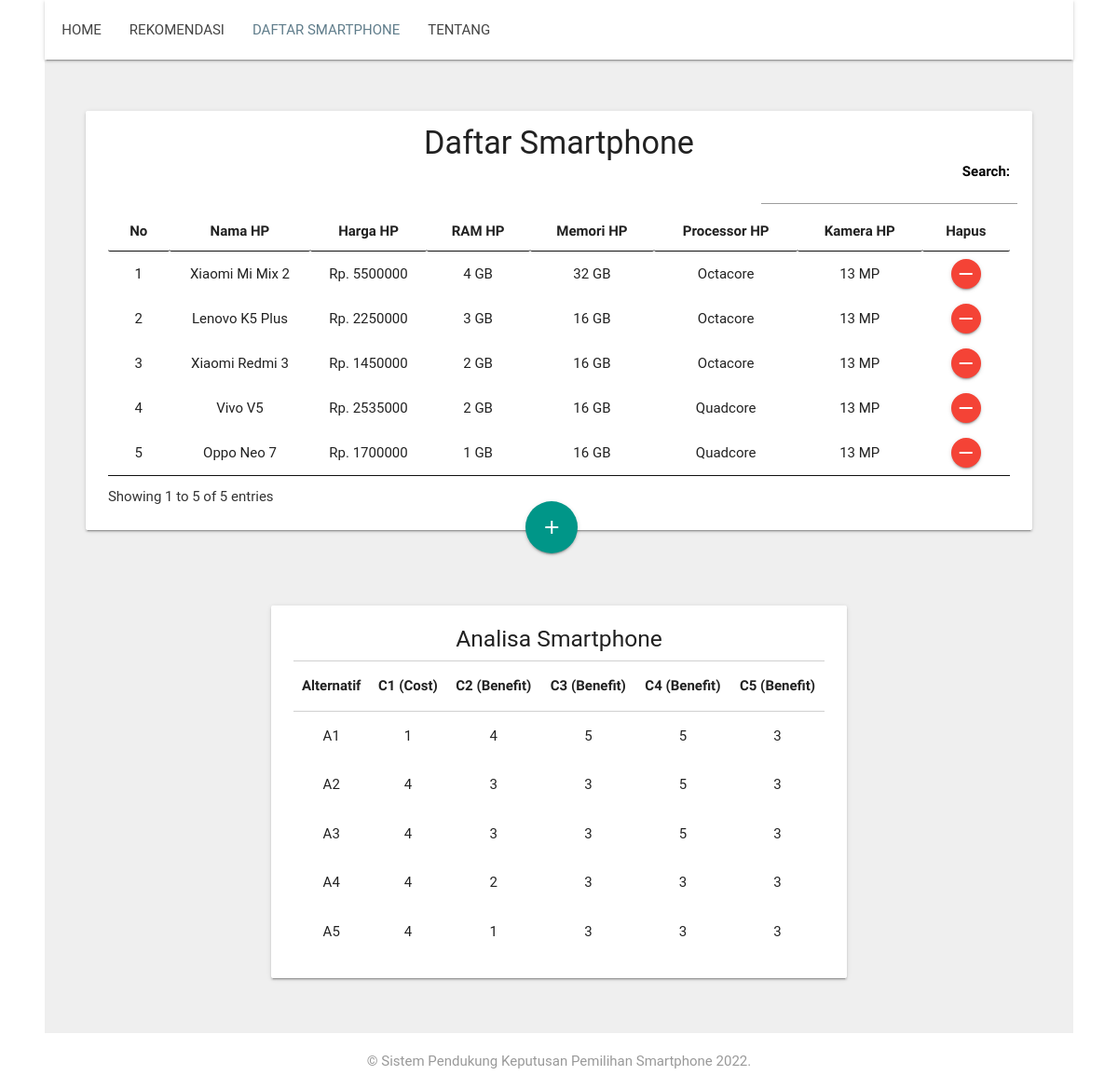
/daftar_hp.php, run on the app's committed database.
### tables this page shows
CREATE TABLE `data_hp` (
  `id_hp` int(4) NOT NULL,
  `nama_hp` varchar(256) NOT NULL,
  `harga_hp` varchar(64) NOT NULL,
  `ram_hp` varchar(64) NOT NULL,
  `memori_hp` varchar(64) NOT NULL,
  `processor_hp` varchar(64) NOT NULL,
  `kamera_hp` varchar(64) NOT NULL,
  `harga_angka` varchar(64) NOT NULL,
  `ram_angka` varchar(64) NOT NULL,
  `memori_angka` varchar(64) NOT NULL,
  `processor_angka` varchar(64) NOT NULL,
  `kamera_angka` varchar(64) NOT NULL
);

### daftar_hp.php (the view, shortened to what this page needs)
<?php
include('koneksi.php');
?>
<!DOCTYPE html>
<html>
<head>
	<link type="text/css" rel="stylesheet" href="assets/css/materialize.css"  media="screen,projection"/>
	<link rel="stylesheet" href="assets/css/table.css">
	<link rel="stylesheet" href="assets/css/style.css">
	<link rel="stylesheet" href="https://cdnjs.cloudflare.com/ajax/libs/font-awesome/4.5.0/css/font-awesome.min.css">
	<link rel="stylesheet" type="text/css" href="assets/dataTable/jquery.dataTables.min.css">
</head>
<body>
	<div class="navbar-fixed">
	<nav>
    	<div class="container">
						<div class="nav-wrapper">
								<ul class="left" style="margin-left: -52px;">
									<li><a href="index.php">HOME</a></li>
									<li><a href="rekomendasi.php">REKOMENDASI</a></li>
									<li><a class="active" href="daftar_hp.php">DAFTAR SMARTPHONE</a></li>
									<li><a href="#about">TENTANG</a></li>
								</ul>
						</div>
        </div>
		</nav>
		</div>
	<div style="background-color: #efefef">
		<div class="container">
		    <div class="section-card" style="padding: 40px 0px 20px 0px;">
				<ul>
				    <li>
						<div class="row">
						<div class="card">
								<div class="card-content">
									<center><h4 style="margin-bottom: 0px; margin-top: -8px;">Daftar Smartphone</h4></center>
									<table id="table_id" class="hover dataTablesCustom" style="width:100%">
											<thead style="border-top: 1px solid #d0d0d0;">
												<tr>
													<th><center>No </center></th>
													<th><center>Nama HP</center></th>
													<th><center>Harga HP</center></th>
													<th><center>RAM HP</center></th>
													<th><center>Memori HP</center></th>
													<th><center>Processor HP</center></th>
													<th><center>Kamera HP</center></th>
													<th><center>Hapus</center></th>
												</tr>
											</thead>
											<tbody>
												<?php
												$query=mysqli_query($selectdb,"SELECT * FROM data_hp");
												$no=1;
												while ($data=mysqli_fetch_array($query)) {
												?>
												<tr>
													<td><center><?php echo $no; ?></center></td>
													<td><center><?php echo $data['nama_hp'] ?></center></td>
													<td><center><?php echo "Rp. ", $data['harga_hp'] ?></center></td>
													<td><center><?php echo $data['ram_hp']," GB" ?></center></td>
													<td><center><?php echo $data['memori_hp']," GB" ?></center></td>
													<td><center><?php echo $data['processor_hp'] ?></center></td>
													<td><center><?php echo $data['kamera_hp']," MP" ?></center></td>
													<td>
														<center>
															<form method="POST">
																<button type="submit" name="hapus_hp" style="height: 32px; width: 32px;" class="btn-floating btn-small waves-effect waves-light red"><i style="line-height: 32px;" class="material-icons">remove</i></button>
															</form>
														</center>
													</td>
												</tr>
												<?php
														$no++;}
												?>
											</tbody>
									</table>
									</div>
							</div>
							<a href="#tambah" class="btn-floating btn-large waves-effect waves-light teal btn-float-custom"><i class="material-icons">add</i></a>
						</div>
				    </li>
				</ul>
	    	</div>
		</div>
	</div>
	<div style="background-color: #efefef">
		<div class="container">
		    <div class="section-card" style="padding: 1px 20% 24px 20%;">
				<ul>
				    <li>
						<div class="row">
							<div class="card">
								<div class="card-content" style="padding-top: 10px;">
									<center><h5 style="margin-bottom: 10px;">Analisa Smartphone</h5></center>
									<table class="responsive-table">
											<thead style="border-top: 1px solid #d0d0d0;">
												<tr>
													<th><center>Alternatif</center></th>
													<th><center>C1 (Cost)</center></th>
													<th><center>C2 (Benefit)</center></th>
													<th><center>C3 (Benefit)</center></th>
													<th><center>C4 (Benefit)</center></th>
													<th><center>C5 (Benefit)</center></th>
												</tr>
											</thead>
											<tbody>
												<?php
												$query=mysqli_query($selectdb,"SELECT * FROM data_hp");
												$no=1;
												while ($data=mysqli_fetch_array($query)) {
												?>
												<tr>
													<td><center><?php echo "A",$no ?></center></td>
													<td><center><?php echo $data['harga_angka'] ?></center></td>
													<td><center><?php echo $data['ram_angka'] ?></center></td>
													<td><center><?php echo $data['memori_angka'] ?></center></td>
													<td><center><?php echo $data['processor_angka'] ?></center></td>
													<td><center><?php echo $data['kamera_angka'] ?></center></td>
												</tr>
												<?php
														$no++;}
												?>
											</tbody>
									</table>
									</div>
							</div>
						</div>
				    </li>
				</ul>
	    	</div>
		</div>
	</div>
	<div class="footer-copyright" style="padding: 0px 0px; background-color: white">
      <div class="container">
        <p align="center" style="color: #999">&copy; Sistem Pendukung Keputusan Pemilihan Smartphone 2022.</p>
      </div>
    </div>
</body>
</html>

### assets/css/style.css (style rules this page uses)
nav ul a, nav .brand-logo { color: #444; }
p { line-height: 2rem; }
.section-card { padding-top: 6rem; padding-bottom: 6rem; }
.btn-float-custom { margin-top: -46px; margin-right: 48%; float: right; }

### data on the page
data_hp: nama_hp "Xiaomi Mi Mix 2", harga_hp "5500000", ram_hp "4", memori_hp "32", processor_hp "Octacore", kamera_hp "13", harga_angka "1", ram_angka "4", memori_angka "5", processor_angka "5", kamera_angka "3"
data_hp: nama_hp "Lenovo K5 Plus", harga_hp "2250000", ram_hp "3", memori_hp "16", processor_hp "Octacore", kamera_hp "13", harga_angka "4", ram_angka "3", memori_angka "3", processor_angka "5", kamera_angka "3"
data_hp: nama_hp "Xiaomi Redmi 3", harga_hp "1450000", ram_hp "2", memori_hp "16", processor_hp "Octacore", kamera_hp "13", harga_angka "4", ram_angka "3", memori_angka "3", processor_angka "5", kamera_angka "3"
data_hp: nama_hp "Vivo V5", harga_hp "2535000", ram_hp "2", memori_hp "16", processor_hp "Quadcore", kamera_hp "13", harga_angka "4", ram_angka "2", memori_angka "3", processor_angka "3", kamera_angka "3"
data_hp: nama_hp "Oppo Neo 7", harga_hp "1700000", ram_hp "1", memori_hp "16", processor_hp "Quadcore", kamera_hp "13", harga_angka "4", ram_angka "1", memori_angka "3", processor_angka "3", kamera_angka "3"
